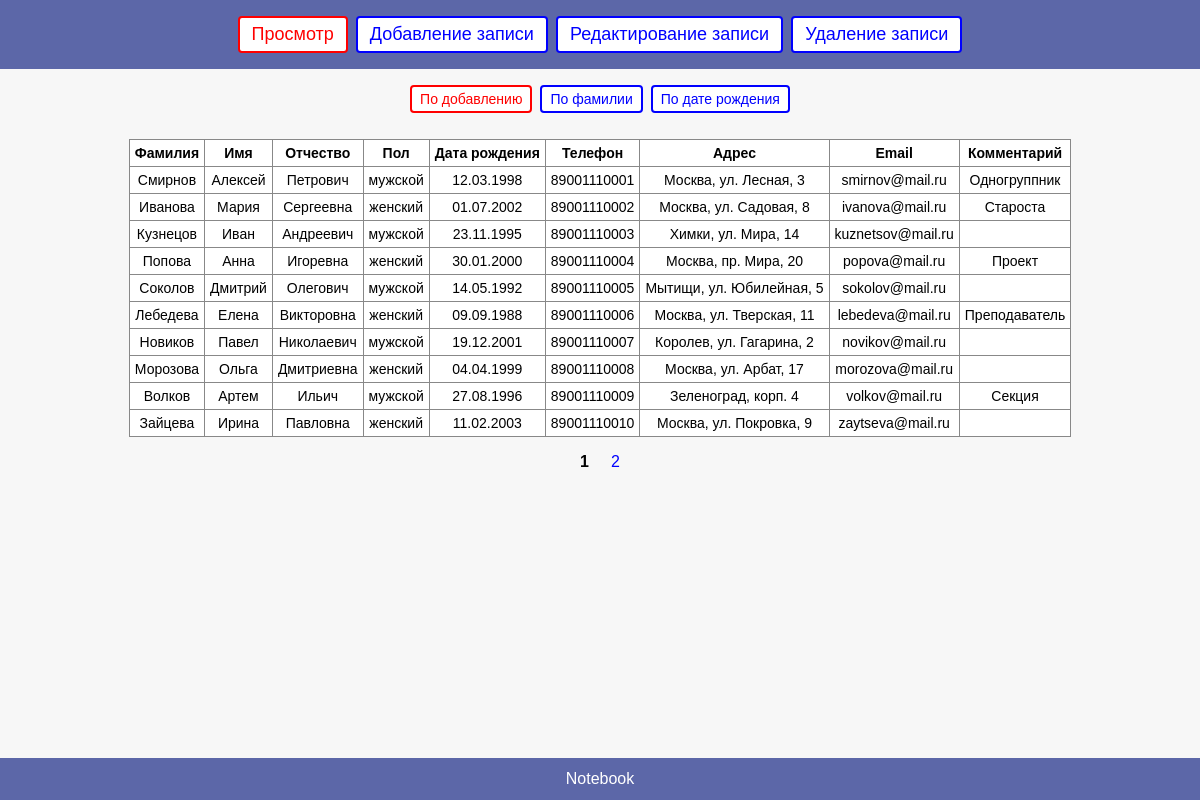
The page / on the database its author committed.
### tables this page shows
CREATE TABLE contacts (
				id INTEGER PRIMARY KEY AUTOINCREMENT,
				surname TEXT NOT NULL,
				name TEXT NOT NULL,
				lastname TEXT NOT NULL DEFAULT "",
				gender TEXT NOT NULL DEFAULT "",
				date TEXT NOT NULL DEFAULT "",
				phone TEXT NOT NULL DEFAULT "",
				location TEXT NOT NULL DEFAULT "",
				email TEXT NOT NULL DEFAULT "",
				comment TEXT NOT NULL DEFAULT ""
			);

### modules/db.php (called while the page is built, shortened)
<?php
function db()
{
	global $db;
	if (!$db) {
		$db = new PDO('sqlite:' . __DIR__ . '/../data/notebook.sqlite');
		$db->setAttribute(PDO::ATTR_ERRMODE, PDO::ERRMODE_EXCEPTION);
		$db->setAttribute(PDO::ATTR_DEFAULT_FETCH_MODE, PDO::FETCH_ASSOC);
		$db->exec(
			'CREATE TABLE IF NOT EXISTS contacts (
				id INTEGER PRIMARY KEY AUTOINCREMENT,
				surname TEXT NOT NULL,
				name TEXT NOT NULL,
				lastname TEXT NOT NULL DEFAULT "",
				gender TEXT NOT NULL DEFAULT "",
				date TEXT NOT NULL DEFAULT "",
				phone TEXT NOT NULL DEFAULT "",
				location TEXT NOT NULL DEFAULT "",
				email TEXT NOT NULL DEFAULT "",
				comment TEXT NOT NULL DEFAULT ""
			)'
		);
		addStartContacts($db);
	}
	return $db;
}
function html($text)
{
	return htmlspecialchars($text, ENT_QUOTES, 'UTF-8');
}
function addStartContacts($db)
{
	$count = $db->query('SELECT COUNT(*) FROM contacts')->fetchColumn();
	if ($count > 0) {
		return;
	}
}

### modules/viewer.php (the view, shortened to what this page needs)
<?php
function viewer($sort, $page)
{
	$orders = [
		'id' => 'id',
		'surname' => 'surname',
		'date' => 'date',
	];
	$total = db()->query('SELECT COUNT(*) FROM contacts')->fetchColumn();
	$pages = ceil($total / 10);
	$offset = ($page - 1) * 10;
	$sql = 'SELECT * FROM contacts ORDER BY ' . $orders[$sort] . ' ASC LIMIT 10 OFFSET ' . (int) $offset;
	$rows = db()->query($sql);
	$html = '<table><tr>
		<th>Фамилия</th>
		<th>Имя</th>
		<th>Отчество</th>
		<th>Пол</th>
		<th>Дата рождения</th>
		<th>Телефон</th>
		<th>Адрес</th>
		<th>Email</th>
		<th>Комментарий</th>
	</tr>';
	foreach ($rows as $row) {
		$date = $row['date'];
		$parts = explode('-', $date);
		if (count($parts) == 3) {
			$date = $parts[2] . '.' . $parts[1] . '.' . $parts[0];
		}
		$html .= '<tr>';
		$html .= '<td>' . html($row['surname']) . '</td>';
		$html .= '<td>' . html($row['name']) . '</td>';
		$html .= '<td>' . html($row['lastname']) . '</td>';
		$html .= '<td>' . html($row['gender']) . '</td>';
		$html .= '<td>' . html($date) . '</td>';
		$html .= '<td>' . html($row['phone']) . '</td>';
		$html .= '<td>' . html($row['location']) . '</td>';
		$html .= '<td>' . html($row['email']) . '</td>';
		$html .= '<td>' . html($row['comment']) . '</td>';
		$html .= '</tr>';
	}
	$html .= '</table>';
	if ($total > 10) {
		$html .= '<p class="pagination">';
		for ($i = 1; $i <= $pages; $i++) {
			if ($i == $page) {
				$html .= '<span>' . $i . '</span>';
			} else {
				$html .= '<a href="index.php?page=view&sort=' . $sort . '&p=' . $i . '">' . $i . '</a>';
			}
		}
		$html .= '</p>';
	}
	return $html;
}

### index.php (shortened to what this page needs)
<?php
require __DIR__ . '/modules/db.php';
require __DIR__ . '/modules/menu.php';
require __DIR__ . '/modules/viewer.php';
$page = 'view';
if ($page === 'add') {
	$content = addPage();
} elseif ($page === 'edit') {
	$content = editPage();
} elseif ($page === 'delete') {
	$content = deletePage();
} else {
	$sort = 'id';
	$p = isset($_GET['p']) ? (int) $_GET['p'] : 1;
	$content = viewer($sort, $p);
}
?>
<!DOCTYPE html>
<html lang="ru">
<head>
	<link rel="stylesheet" href="css/style.css">
</head>
<body>
	<?= menu() ?>
	<main>
		<?= $content ?>
	</main>
	<footer>
		<p>Notebook</p>
	</footer>
</body>
</html>

### modules/menu.php (shortened to what this page needs)
<?php
function menu()
{
	$page = 'view';
	$items = [
		'view' => 'Просмотр',
		'add' => 'Добавление записи',
		'edit' => 'Редактирование записи',
		'delete' => 'Удаление записи',
	];
	$html = '<header><nav class="menu">';
	foreach ($items as $key => $title) {
		$class = '';
		if ($key == $page) {
			$class = ' class="active"';
		}
		$html .= '<a' . $class . ' href="index.php?page=' . $key . '">' . $title . '</a>';
	}
	$html .= '</nav></header>';
	if ($page == 'view') {
		$sort = 'id';
		$sorts = [
			'id' => 'По добавлению',
			'surname' => 'По фамилии',
			'date' => 'По дате рождения',
		];
		$html .= '<div class="submenu">';
		foreach ($sorts as $key => $title) {
			$class = '';
			if ($key == $sort) {
				$class = ' class="active"';
			}
			$html .= '<a' . $class . ' href="index.php?page=view&sort=' . $key . '">' . $title . '</a>';
		}
		$html .= '</div>';
	}
	return $html;
}

### css/style.css (style rules this page uses)
body { display: flex; flex-direction: column; min-height: 100vh; margin: 0; font-family: Arial, sans-serif; font-size: 16px; background: #f7f7f7; color: #000; }
header { background: rgb(92, 103, 168); text-align: center; padding: 12px 8px; }
.menu a, .submenu a { display: inline-block; margin: 4px; padding: 6px 12px; color: blue; background: #fff; border: 2px solid blue; border-radius: 4px; text-decoration: none; }
.menu a { font-size: 18px; }
.submenu { margin: 12px 0; text-align: center; }
.submenu a { font-size: 14px; padding: 4px 8px; }
.menu a.active, .submenu a.active { color: red; border-color: red; }
main { flex: 1; padding: 10px 15px 30px; text-align: center; }
table { margin: 0 auto; border-collapse: collapse; background: #fff; font-size: 14px; }
th, td { padding: 5px; border: 1px solid #888; }
.pagination { margin-top: 12px; }
.pagination a, .pagination span { display: inline-block; margin: 0 3px; padding: 2px 6px; border: 2px solid transparent; }
.pagination a { color: blue; text-decoration: none; }
.pagination span { font-weight: bold; }
footer { background: rgb(92, 103, 168); color: #fff; text-align: center; padding: 12px; }
footer p { margin: 0; }

### rows shown on the page
contacts: surname "Смирнов", name "Алексей", lastname "Петрович", gender "мужской", date "12.03.1998", phone "89001110001", location "Москва, ул. Лесная, 3", email "smirnov@mail.ru", comment "Одногруппник"
contacts: surname "Иванова", name "Мария", lastname "Сергеевна", gender "женский", date "01.07.2002", phone "89001110002", location "Москва, ул. Садовая, 8", email "ivanova@mail.ru", comment "Староста"
contacts: surname "Кузнецов", name "Иван", lastname "Андреевич", gender "мужской", date "23.11.1995", phone "89001110003", location "Химки, ул. Мира, 14", email "kuznetsov@mail.ru"
contacts: surname "Попова", name "Анна", lastname "Игоревна", gender "женский", date "30.01.2000", phone "89001110004", location "Москва, пр. Мира, 20", email "popova@mail.ru", comment "Проект"
contacts: surname "Соколов", name "Дмитрий", lastname "Олегович", gender "мужской", date "14.05.1992", phone "89001110005", location "Мытищи, ул. Юбилейная, 5", email "sokolov@mail.ru"
contacts: surname "Лебедева", name "Елена", lastname "Викторовна", gender "женский", date "09.09.1988", phone "89001110006", location "Москва, ул. Тверская, 11", email "lebedeva@mail.ru", comment "Преподаватель"
contacts: surname "Новиков", name "Павел", lastname "Николаевич", gender "мужской", date "19.12.2001", phone "89001110007", location "Королев, ул. Гагарина, 2", email "novikov@mail.ru"
contacts: surname "Морозова", name "Ольга", lastname "Дмитриевна", gender "женский", date "04.04.1999", phone "89001110008", location "Москва, ул. Арбат, 17", email "morozova@mail.ru"
contacts: surname "Волков", name "Артем", lastname "Ильич", gender "мужской", date "27.08.1996", phone "89001110009", location "Зеленоград, корп. 4", email "volkov@mail.ru", comment "Секция"
contacts: surname "Зайцева", name "Ирина", lastname "Павловна", gender "женский", date "11.02.2003", phone "89001110010", location "Москва, ул. Покровка, 9", email "zaytseva@mail.ru"

### other values the page prints
$title "Просмотр"
$title "Добавление записи"
$title "Редактирование записи"
$title "Удаление записи"
$title "По добавлению"
$title "По фамилии"
$title "По дате рождения"
